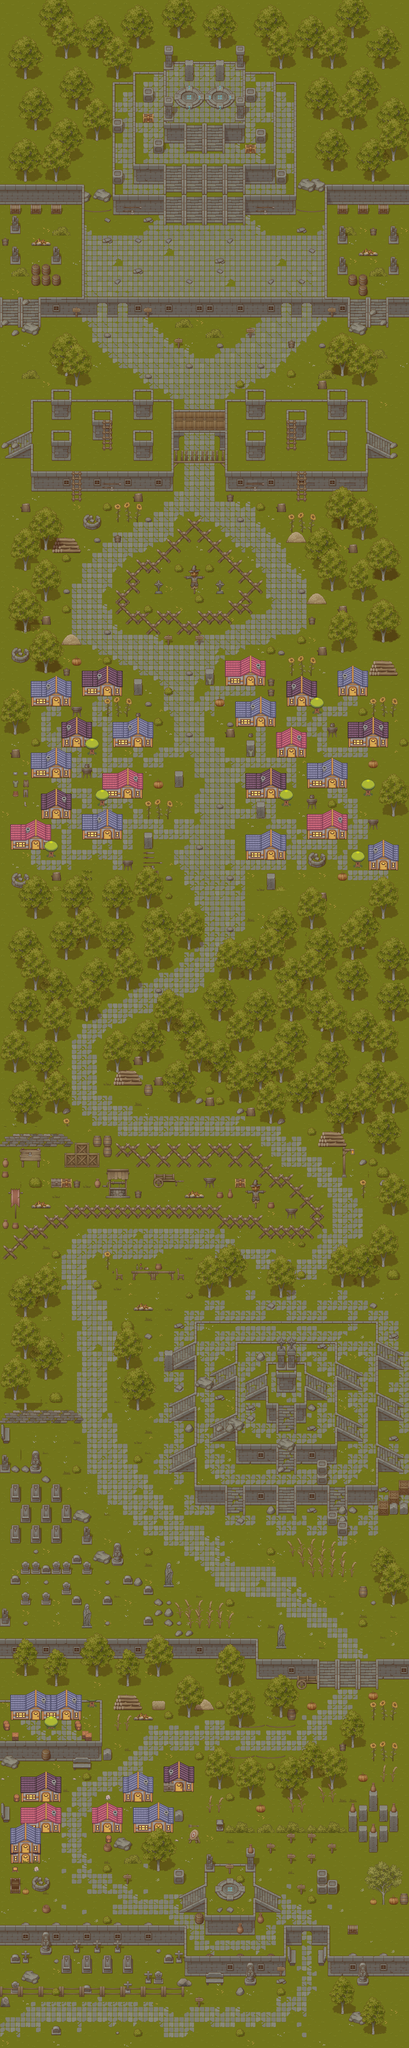

The image is a tile-based game level rendered from a .tmx file. Its description and source (layers, tilesets, objects; grid data summarised) follow:
An orthogonal 40x200 tile map with 32x32 px tiles, 7 tile layers (grass, murs, pierres objets, maison, ...), 8 tilesets and 267 objects (264x collision, player_spawn).

<map version="1.10" tiledversion="1.11.2" orientation="orthogonal" renderorder="right-down" width="40" height="200" tilewidth="32" tileheight="32" infinite="0" nextlayerid="9" nextobjectid="301">
 <tileset firstgid="1" source="TX Props.tsx" />
 <tileset firstgid="257" source="grass.tsx" />
 <tileset firstgid="321" source="TX Tileset Wall.tsx" />
 <tileset firstgid="577" source="escalier.tsx" />
 <tileset firstgid="833" source="props.tsx" />
 <tileset firstgid="1089" source="maison.tsx" />
 <tileset firstgid="1389" source="arbres.tsx" />
 <tileset firstgid="1645" source="props village.tsx" />
 <layer id="2" name="grass" width="40" height="200">
  <data>[8000 cells, 8000 non-empty, 41 distinct tile ids]</data>
 </layer>
 <layer id="3" name="murs" width="40" height="200">
  <data>[8000 cells, 1248 non-empty, 239 distinct tile ids]</data>
 </layer>
 <layer id="1" name="pierres objets" width="40" height="200">
  <data>[8000 cells, 1215 non-empty, 280 distinct tile ids]</data>
 </layer>
 <layer id="4" name="maison" width="40" height="200">
  <data>[8000 cells, 637 non-empty, 156 distinct tile ids]</data>
 </layer>
 <objectgroup id="6" name="objects">
  <object id="1" name="player_spawn" x="720.667" y="5900.67">
   <point />
  </object>
  <object id="21" name="collision" x="680.333" y="5554.33" width="14.6667" height="38.3333" />
  <object id="22" name="collision" x="778.333" y="5588.67" width="11.6667" height="35" />
  <object id="23" name="collision" x="906" y="5589.33" width="12" height="32" />
  <object id="24" name="collision" x="969.667" y="5527" width="12" height="30.6667" />
  <object id="25" name="collision" x="1034.67" y="5551.33" width="13" height="40" />
  <object id="27" name="collision" x="1097" y="5425.33" width="11.3333" height="34.6667" />
  <object id="29" name="collision" x="1191.76" y="5184.67" width="88.2443" height="62.3333" />
  <object id="31" name="collision" x="1195" y="5915.75" width="10" height="35" />
  <object id="37" name="collision" x="-17.4978" y="8.74891" width="26.2467" height="6404.2" />
  <object id="38" name="collision" x="-2.96209" y="6387.74" width="1287.03" height="13.3294" />
  <object id="39" name="collision" x="1273.7" y="-1.48104" width="7.40521" height="6405.51" />
  <object id="40" name="collision" x="0" y="6016" width="582.05" height="223.637" />
  <object id="41" name="collision" x="576.126" y="6112.26" width="319.905" height="65.1659" />
  <object id="42" name="collision" x="1027.84" y="6110.78" width="250.296" height="68.128" />
  <object id="43" name="collision" x="890.107" y="6018.96" width="41.4692" height="122.927" />
  <object id="44" name="collision" x="995.261" y="6017.48" width="34.064" height="128.851" />
  <object id="45" name="collision" x="989.336" y="5844.19" width="68.128" height="72.5711" />
  <object id="46" name="collision" x="638.329" y="5981.93" width="161.434" height="65.1659" />
  <object id="47" name="collision" x="622.038" y="5933.06" width="25.1777" height="50.3555" />
  <object id="48" name="collision" x="793.839" y="5934.54" width="20.7346" height="47.3934" />
  <object id="49" name="collision" x="790.877" y="5826.42" width="8.88626" height="60.7227" />
  <object id="50" name="collision" x="638.329" y="5827.9" width="8.88626" height="62.2038" />
  <object id="51" name="collision" x="637.882" y="5825.72" width="151.318" height="3.26115" />
  <object id="52" name="collision" x="1153.26" y="5596.01" width="30.4994" height="194.434" />
  <object id="53" name="collision" x="1185.03" y="5641.12" width="28.5932" height="117.55" />
  <object id="54" name="collision" x="1122.76" y="5638.58" width="27.9578" height="120.727" />
  <object id="55" name="collision" x="1092.9" y="5655.1" width="23.51" height="71.8007" />
  <object id="56" name="collision" x="1215.53" y="5641.76" width="34.3119" height="83.8734" />
  <object id="57" name="collision" x="289.745" y="5647.48" width="93.4045" height="79.4256" />
  <object id="58" name="collision" x="416.19" y="5637.95" width="126.446" height="90.8629" />
  <object id="59" name="collision" x="384.42" y="5549.63" width="94.0399" height="80.061" />
  <object id="60" name="collision" x="512.772" y="5515.31" width="95.9461" height="83.8734" />
  <object id="61" name="collision" x="63.5405" y="5646.84" width="127.716" height="80.061" />
  <object id="62" name="collision" x="65.4467" y="5545.18" width="124.539" height="85.7796" />
  <object id="63" name="collision" x="31.1348" y="5707.84" width="97.2169" height="114.373" />
  <object id="64" name="collision" x="543.906" y="5841.28" width="33.041" height="45.1137" />
  <object id="65" name="collision" x="1215.53" y="5916.25" width="62.2697" height="36.8535" />
  <object id="66" name="collision" x="27.9578" y="5867.33" width="130.893" height="52.1032" />
  <object id="67" name="collision" x="352.129" y="5298.9" width="89.4946" height="47.3795" />
  <object id="68" name="collision" x="3.64564" y="5292.56" width="322.639" height="216.004" />
  <object id="69" name="collision" x="-0.911411" y="5119.39" width="808.421" height="63.7988" />
  <object id="70" name="collision" x="800.219" y="5185.93" width="196.716" height="62.8873" />
  <object id="71" name="collision" x="860.372" y="5078.38" width="35.545" height="71.09" />
  <object id="72" name="collision" x="4.78985" y="4547.96" width="188.001" height="568.794" />
  <object id="73" name="collision" x="197.581" y="4702.43" width="92.2045" height="414.322" />
  <object id="74" name="collision" x="295.773" y="4836.55" width="88.6121" height="279.009" />
  <object id="75" name="collision" x="389.175" y="4897.62" width="178.422" height="214.346" />
  <object id="76" name="collision" x="929.23" y="4643.76" width="346.066" height="91.0071" />
  <object id="77" name="collision" x="737.636" y="4192.31" width="536.463" height="385.583" />
  <object id="78" name="collision" x="659.801" y="4413.84" width="83.8223" height="88.6121" />
  <object id="79" name="collision" x="519.698" y="4127.65" width="221.53" height="226.32" />
  <object id="80" name="collision" x="735.241" y="4121.66" width="535.265" height="79.0325" />
  <object id="81" name="collision" x="989.103" y="4575.5" width="34.7264" height="76.6375" />
  <object id="82" name="collision" x="608.31" y="4640.16" width="95.7969" height="64.6629" />
  <object id="83" name="collision" x="766.375" y="4641.36" width="98.1918" height="63.4655" />
  <object id="84" name="collision" x="608.31" y="4553.95" width="9.57969" height="91.0071" />
  <object id="85" name="collision" x="603.521" y="4404.26" width="11.9746" height="108.969" />
  <object id="86" name="collision" x="3.01205" y="4379.52" width="256.024" height="75.3012" />
  <object id="87" name="collision" x="13.0522" y="3696.79" width="79.3173" height="237.952" />
  <object id="88" name="collision" x="90.3614" y="3686.75" width="72.2892" height="190.763" />
  <object id="89" name="collision" x="159.639" y="3682.73" width="64.257" height="156.627" />
  <object id="90" name="collision" x="220.884" y="3601.41" width="598.394" height="208.835" />
  <object id="91" name="collision" x="687.751" y="3785.14" width="142.57" height="53.2129" />
  <object id="92" name="collision" x="810.241" y="3665.66" width="106.426" height="204.819" />
  </objectgroup>
 <layer id="5" name="arbres" width="40" height="200">
  <data>[8000 cells, 1616 non-empty, 143 distinct tile ids]</data>
 </layer>
 <layer id="7" name="passedessous" width="40" height="200">
  <data>[8000 cells, 975 non-empty, 57 distinct tile ids]</data>
 </layer>
 <layer id="8" name="passedessous2" width="40" height="200">
  <data>[8000 cells, 15 non-empty, 3 distinct tile ids]</data>
 </layer>
</map>
<!-- 202 of 267 objects omitted -->
